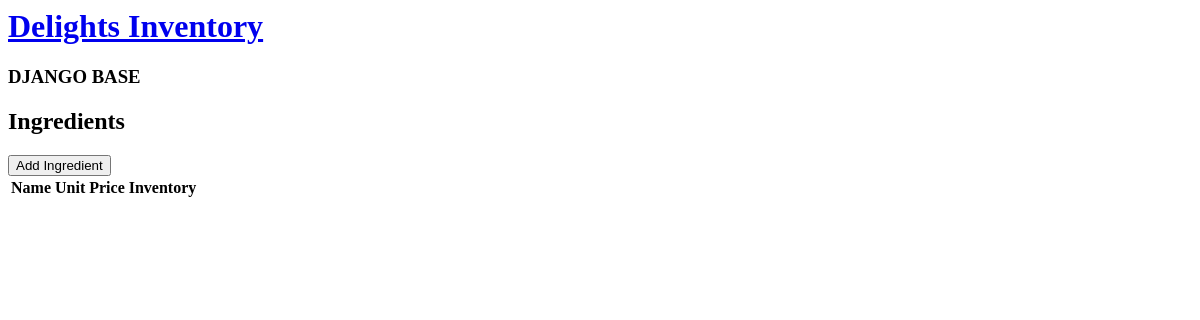
The app's page /ingredient/list, older data.
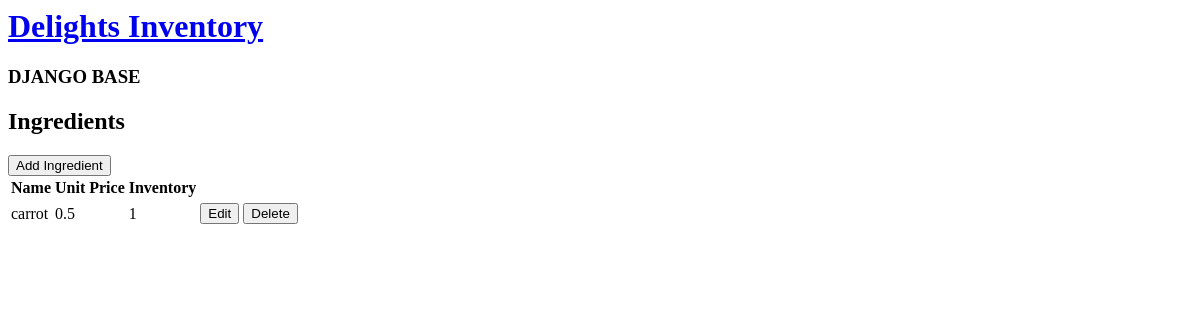
The same page, newer data.
### inventory/models.py (models this page shows, shortened)
class Ingredient(models.Model):
    name = models.CharField(max_length=50)
    unit_price = models.FloatField(default=0)
    inventory = models.IntegerField(default=0)

### inventory/views.py (the view)
# urls.py: path("ingredient/list", views.IngredientList.as_view(), name="ingredientlist"),
class IngredientList(ListView):
    model = Ingredient

### inventory/templates/inventory/ingredient_list.html
{% extends './base.html' %}
{% block content %}
<h2>Ingredients</h2>
<a href="{% url 'ingredientcreate' %}"><button class="btn">Add Ingredient</button></a>
<table id="ingredients">
 <tr>
   <th>Name</th>
   <th>Unit Price</th>
   <th>Inventory</th>
   <th> </th>
   <th> </th>
 </tr>
 {% for ingredient in ingredient_list %}
 <tr>
 <tr>
     <td>{{ ingredient.name }}</td>
     <td>{{ ingredient.unit_price }}</td>
     <td>{{ ingredient.inventory }}</td>
     <td><a href="{% url 'ingredientupdate' ingredient.id%}"><button>Edit</button></a></td>
     <td><a href="{% url 'ingredientdelete' ingredient.id%}"><button>Delete</button></a></td>
 </tr>
 {% endfor %}
</table>
{% endblock %}

### inventory/templates/inventory/base.html
<head>
</head>
<body>
<a href="{% url 'home' %}"><h1>Delights Inventory</h1></a>
<h3>DJANGO BASE</h3>
    {% block content %}
    {% endblock %}
</body>

Row changes from the older to the newer data that the page shows:
added Ingredient: name "carrot", unit_price "0.5", inventory "1"
